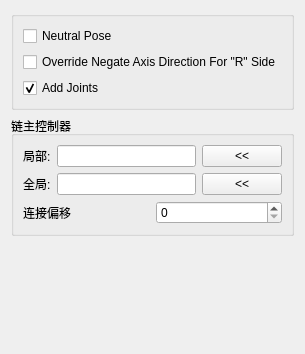
<?xml version="1.0" encoding="UTF-8"?>
<ui version="4.0">
 <class>Form</class>
 <widget class="QWidget" name="Form">
  <property name="geometry">
   <rect>
    <x>0</x>
    <y>0</y>
    <width>294</width>
    <height>354</height>
   </rect>
  </property>
  <property name="windowTitle">
   <string>表单</string>
  </property>
  <layout class="QGridLayout" name="gridLayout">
   <item row="1" column="0">
    <widget class="QGroupBox" name="groupBox_3">
     <property name="sizePolicy">
      <sizepolicy hsizetype="Minimum" vsizetype="Minimum">
       <horstretch>0</horstretch>
       <verstretch>0</verstretch>
      </sizepolicy>
     </property>
     <property name="title">
      <string>链主控制器</string>
     </property>
     <layout class="QGridLayout" name="gridLayout_4">
      <item row="0" column="0">
       <layout class="QHBoxLayout" name="horizontalLayout_2">
        <item>
         <widget class="QLabel" name="label">
          <property name="text">
           <string>局部:</string>
          </property>
         </widget>
        </item>
        <item>
         <widget class="QLineEdit" name="masterLocal_lineEdit"/>
        </item>
        <item>
         <widget class="QPushButton" name="masterLocal_pushButton">
          <property name="text">
           <string>&lt;&lt;</string>
          </property>
         </widget>
        </item>
       </layout>
      </item>
      <item row="1" column="0">
       <layout class="QHBoxLayout" name="horizontalLayout_4">
        <item>
         <widget class="QLabel" name="label_3">
          <property name="text">
           <string>全局:</string>
          </property>
         </widget>
        </item>
        <item>
         <widget class="QLineEdit" name="masterGlobal_lineEdit"/>
        </item>
        <item>
         <widget class="QPushButton" name="masterGlobal_pushButton">
          <property name="text">
           <string>&lt;&lt;</string>
          </property>
         </widget>
        </item>
       </layout>
      </item>
      <item row="2" column="0">
       <layout class="QHBoxLayout" name="horizontalLayout_6">
        <item>
         <widget class="QLabel" name="jntNb_label_3">
          <property name="text">
           <string>连接偏移</string>
          </property>
         </widget>
        </item>
        <item>
         <widget class="QSpinBox" name="cnxOffset_spinBox">
          <property name="toolTip">
           <string>&lt;html&gt;&lt;head/&gt;&lt;body&gt;&lt;p&gt;偏移主链和从链之间连接的索引值。例如，如果从链需要从主链的第二段开始旋转，则偏移值为 1。&lt;/p&gt;&lt;p&gt;&lt;span style=&quot; font-weight:600;&quot;&gt;警告&lt;/span&gt;：如果连接超出索引范围，将回退到连接主链的最新分段&lt;/p&gt;&lt;/body&gt;&lt;/html&gt;</string>
          </property>
          <property name="minimum">
           <number>0</number>
          </property>
          <property name="maximum">
           <number>9999</number>
          </property>
          <property name="value">
           <number>0</number>
          </property>
         </widget>
        </item>
       </layout>
      </item>
     </layout>
    </widget>
   </item>
   <item row="2" column="0">
    <spacer name="verticalSpacer">
     <property name="orientation">
      <enum>Qt::Vertical</enum>
     </property>
     <property name="sizeHint" stdset="0">
      <size>
       <width>20</width>
       <height>40</height>
      </size>
     </property>
    </spacer>
   </item>
   <item row="0" column="0">
    <widget class="QGroupBox" name="groupBox">
     <property name="title">
      <string/>
     </property>
     <layout class="QGridLayout" name="gridLayout_2">
      <item row="0" column="0">
       <layout class="QVBoxLayout" name="verticalLayout">
        <item>
         <widget class="QCheckBox" name="neutralPose_checkBox">
          <property name="text">
           <string notr="true">Neutral Pose</string>
          </property>
         </widget>
        </item>
        <item>
         <widget class="QCheckBox" name="overrideNegate_checkBox">
          <property name="text">
           <string notr="true">Override Negate Axis Direction For &quot;R&quot; Side</string>
          </property>
         </widget>
        </item>
        <item>
         <widget class="QCheckBox" name="addJoints_checkBox">
          <property name="text">
           <string notr="true">Add Joints</string>
          </property>
          <property name="checked">
           <bool>true</bool>
          </property>
         </widget>
        </item>
       </layout>
      </item>
     </layout>
    </widget>
   </item>
  </layout>
 </widget>
 <resources/>
 <connections/>
</ui>
